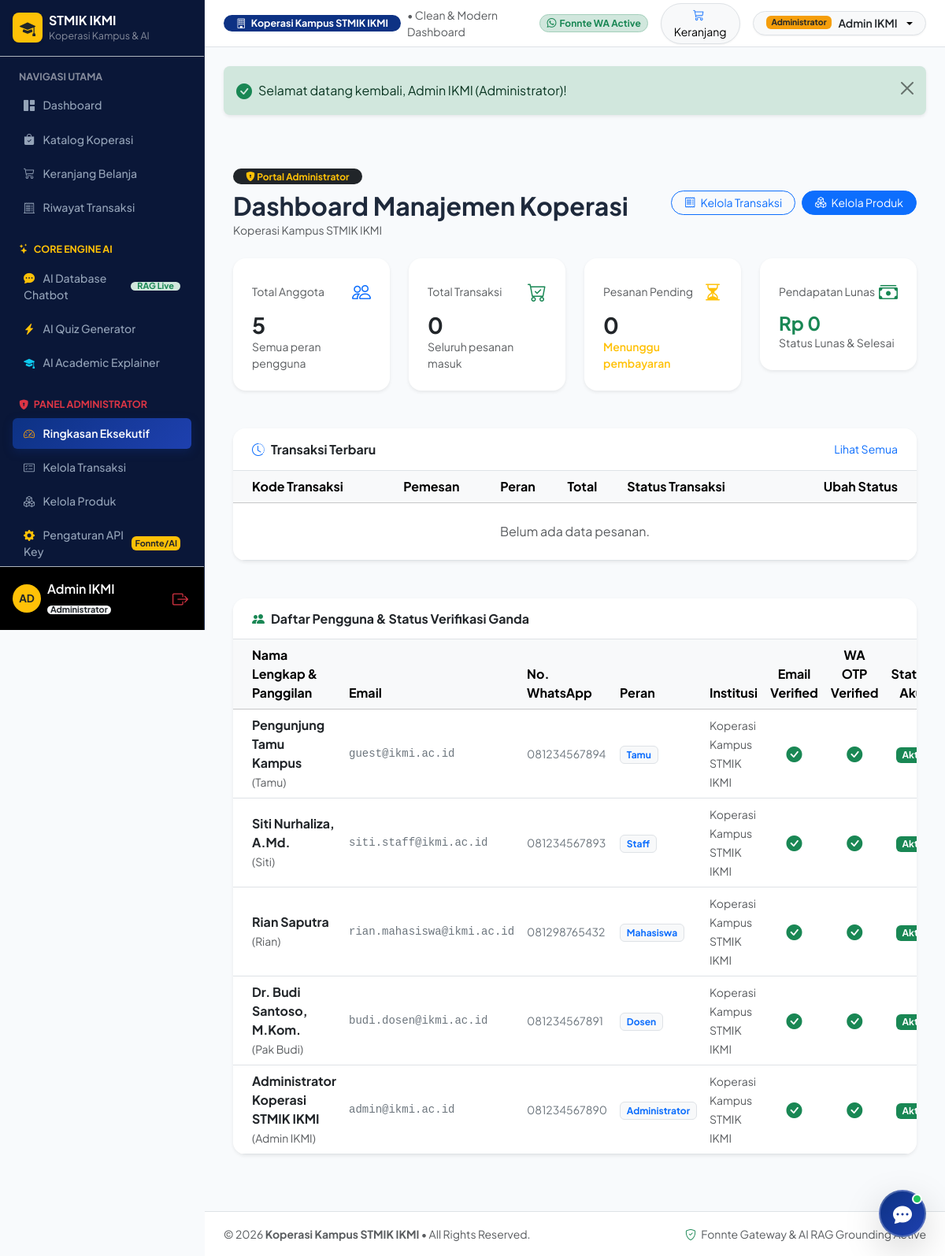
The page /admin (signed in) on the database its author committed.
### tables this page shows
CREATE TABLE IF NOT EXISTS `users` (
    `id` INT AUTO_INCREMENT PRIMARY KEY,
    `nickname` VARCHAR(50) NOT NULL,
    `full_name` VARCHAR(150) NOT NULL,
    `email` VARCHAR(100) UNIQUE NOT NULL,
    `phone` VARCHAR(20) UNIQUE NOT NULL,
    `password_hash` VARCHAR(255) NOT NULL,
    `institution` VARCHAR(100) DEFAULT 'Koperasi Kampus STMIK IKMI' NOT NULL,
    `role` ENUM('Tamu', 'Mahasiswa', 'Dosen', 'Staff', 'Administrator') DEFAULT 'Mahasiswa' NOT NULL,
    `is_email_verified` TINYINT(1) DEFAULT 0,
    `is_phone_verified` TINYINT(1) DEFAULT 0,
    `is_active` TINYINT(1) DEFAULT 0,
    `created_at` TIMESTAMP DEFAULT CURRENT_TIMESTAMP,
    `updated_at` TIMESTAMP DEFAULT CURRENT_TIMESTAMP ON UPDATE CURRENT_TIMESTAMP
);

### app/views/admin/dashboard.php (the view, shortened to what the rows shown need)
<div class="container py-5">
    <div class="d-flex justify-content-between align-items-center mb-4">
        <div>
            <h2 class="fw-bold mb-0">Dashboard Manajemen Koperasi</h2>
        </div>
    </div>
    <div class="card border-0 shadow-sm rounded-4 overflow-hidden bg-white mb-5">
        <div class="card-body p-0">
            <div class="table-responsive">
                <table class="table table-hover align-middle mb-0">
                    <thead class="table-light">
                        <tr>
                            <th class="ps-4">Kode Transaksi</th>
                            <th>Pemesan</th>
                            <th>Peran</th>
                            <th>Total</th>
                            <th>Status Transaksi</th>
                            <th class="text-end pe-4">Ubah Status</th>
                        </tr>
                    </thead>
                </table>
            </div>
        </div>
    </div>
    <div class="card border-0 shadow-sm rounded-4 overflow-hidden bg-white">
        <div class="card-body p-0">
            <div class="table-responsive">
                <table class="table table-hover align-middle mb-0">
                    <thead class="table-light">
                        <tr>
                            <th class="ps-4">Nama Lengkap & Panggilan</th>
                            <th>Email</th>
                            <th>No. WhatsApp</th>
                            <th>Peran</th>
                            <th>Institusi</th>
                            <th class="text-center">Email Verified</th>
                            <th class="text-center">WA OTP Verified</th>
                            <th class="text-end pe-4">Status Akun</th>
                        </tr>
                    </thead>
                    <tbody>
                        <?php foreach ($users as $u): ?>
                            <tr>
                                <td class="ps-4">
                                    <div class="fw-bold text-dark"><?= htmlspecialchars($u['full_name']) ?></div>
                                    <small class="text-muted">(<?= htmlspecialchars($u['nickname']) ?>)</small>
                                </td>
                                <td class="text-secondary small font-monospace"><?= htmlspecialchars($u['email']) ?></td>
                                <td class="text-secondary small"><?= htmlspecialchars($u['phone']) ?></td>
                                <td>
                                    <span class="badge bg-light text-primary border"><?= htmlspecialchars($u['role']) ?></span>
                                </td>
                                <td>
                                    <small class="text-muted"><?= htmlspecialchars($u['institution']) ?></small>
                                </td>
                                <td class="text-center">
                                    <?= $u['is_email_verified'] ? '<i class="bi bi-check-circle-fill text-success fs-5"></i>' : '<i class="bi bi-x-circle-fill text-danger fs-5"></i>' ?>
                                </td>
                                <td class="text-center">
                                    <?= $u['is_phone_verified'] ? '<i class="bi bi-check-circle-fill text-success fs-5"></i>' : '<i class="bi bi-x-circle-fill text-danger fs-5"></i>' ?>
                                </td>
                                <td class="text-end pe-4">
                                    <span class="badge <?= $u['is_active'] ? 'bg-success' : 'bg-secondary' ?> px-2 py-1">
                                        <?= $u['is_active'] ? 'Aktif' : 'Non-aktif' ?>
                                    </span>
                                </td>
                            </tr>
                        <?php endforeach; ?>
                    </tbody>
                </table>
            </div>
        </div>
    </div>
</div>

### app/views/layouts/sidebar.php (shortened to what the rows shown need)
<?php
$user = $_SESSION['user'] ?? null;
?>
<aside class="offcanvas-lg offcanvas-start sidebar-wrapper bg-ikmi-sidebar text-white d-flex flex-column flex-shrink-0" tabindex="-1" id="sidebarOffcanvas" aria-labelledby="sidebarOffcanvasLabel">
    <div class="sidebar-footer p-3 border-top border-dark-subtle bg-black bg-opacity-20">
        <?php if ($user): ?>
            <div class="d-flex align-items-center justify-content-between">
                <div class="d-flex align-items-center gap-2 overflow-hidden">
                    <div class="avatar-circle bg-warning text-dark fw-bold rounded-circle d-flex align-items-center justify-content-center flex-shrink-0" style="width: 36px; height: 36px; font-size: 0.85rem;">
                        <?= strtoupper(substr($user['nickname'], 0, 2)) ?>
                    </div>
                    <div class="overflow-hidden">
                        <span class="fw-semibold text-white fs-sm d-block text-truncate"><?= htmlspecialchars($user['nickname']) ?></span>
                        <span class="badge bg-light text-dark fs-2xs px-1 py-0"><?= htmlspecialchars($user['role']) ?></span>
                    </div>
                </div>
                <a href="<?= BASE_URL ?>/auth/logout" class="btn btn-sm btn-outline-danger border-0 p-1 rounded-circle" title="Keluar">
                    <i class="bi bi-box-arrow-right fs-5"></i>
                </a>
            </div>
        <?php endif; ?>
    </div>
</aside>

### app/views/layouts/topbar.php (shortened to what the rows shown need)
<?php
$user = $_SESSION['user'] ?? null;
?>
<header class="topbar-navbar bg-white border-bottom sticky-top py-2 px-3 px-lg-4 d-flex align-items-center justify-content-between">
    <div class="d-flex align-items-center gap-3">
        <?php if ($user): ?>
            <div class="dropdown">
                <button class="btn btn-light dropdown-toggle rounded-pill d-flex align-items-center gap-2 px-3 py-1 shadow-2xs border btn-sm" type="button" data-bs-toggle="dropdown" aria-expanded="false">
                    <span class="badge bg-ikmi-accent text-dark fw-bold"><?= htmlspecialchars($user['role']) ?></span>
                    <span class="fw-semibold text-dark d-none d-sm-inline"><?= htmlspecialchars($user['nickname']) ?></span>
                </button>
            </div>
        <?php else: ?>
            <a href="<?= BASE_URL ?>/auth/login" class="btn btn-outline-primary rounded-pill btn-sm px-3">Masuk</a>
            <a href="<?= BASE_URL ?>/auth/register" class="btn btn-warning text-dark fw-bold rounded-pill btn-sm px-3 shadow-sm">Daftar</a>
        <?php endif; ?>
    </div>
</header>

### rows shown on the page
users: nickname "AD", nickname "Admin IKMI", role "Administrator", full_name "Administrator Koperasi STMIK IKMI", email "admin@ikmi.ac.id", phone "081234567890", institution "Koperasi Kampus STMIK IKMI", is_email_verified 1 (drawn), is_phone_verified 1 (drawn), is_active "Aktif"
users: full_name "Pengunjung Tamu Kampus", nickname "Tamu", email "guest@ikmi.ac.id", phone "081234567894", role "Tamu", institution "Koperasi Kampus STMIK IKMI", is_email_verified 1 (drawn), is_phone_verified 1 (drawn), is_active "Aktif"
users: full_name "Siti Nurhaliza, A.Md.", nickname "Siti", email "siti.staff@ikmi.ac.id", phone "081234567893", role "Staff", institution "Koperasi Kampus STMIK IKMI", is_email_verified 1 (drawn), is_phone_verified 1 (drawn), is_active "Aktif"
users: full_name "Rian Saputra", nickname "Rian", email "rian.mahasiswa@ikmi.ac.id", phone "081298765432", role "Mahasiswa", institution "Koperasi Kampus STMIK IKMI", is_email_verified 1 (drawn), is_phone_verified 1 (drawn), is_active "Aktif"
users: full_name "Dr. Budi Santoso, M.Kom.", nickname "Pak Budi", email "budi.dosen@ikmi.ac.id", phone "081234567891", role "Dosen", institution "Koperasi Kampus STMIK IKMI", is_email_verified 1 (drawn), is_phone_verified 1 (drawn), is_active "Aktif"

### other values the page prints
INSTITUTION_NAME "Koperasi Kampus STMIK IKMI"
$_SESSION['flash_success'] "Selamat datang kembali, Admin IKMI (Administrator)!"
$stats['users'] "5"
$stats['orders'] "0"
$stats['pending'] "0"
$stats['revenue'] "0"
